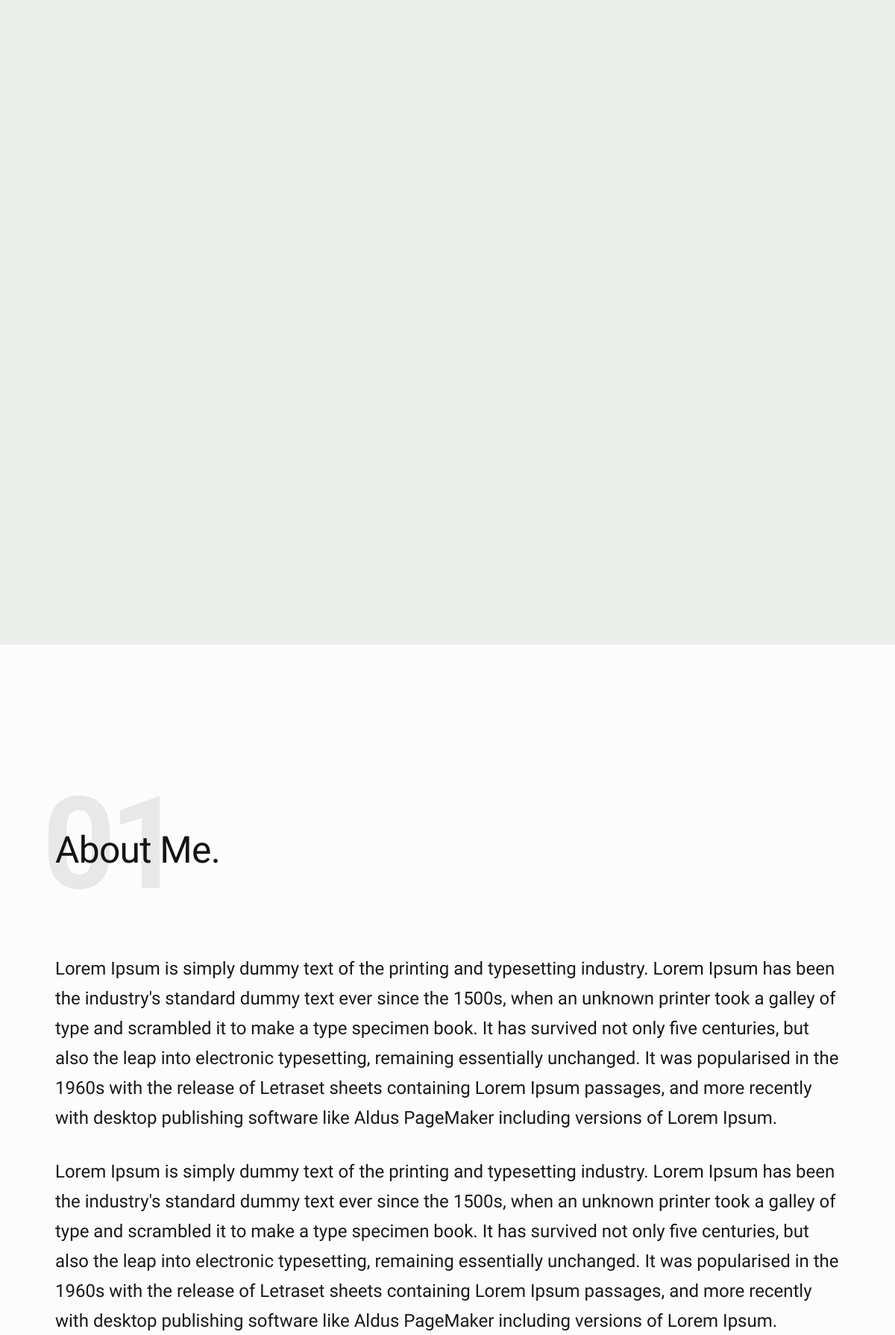
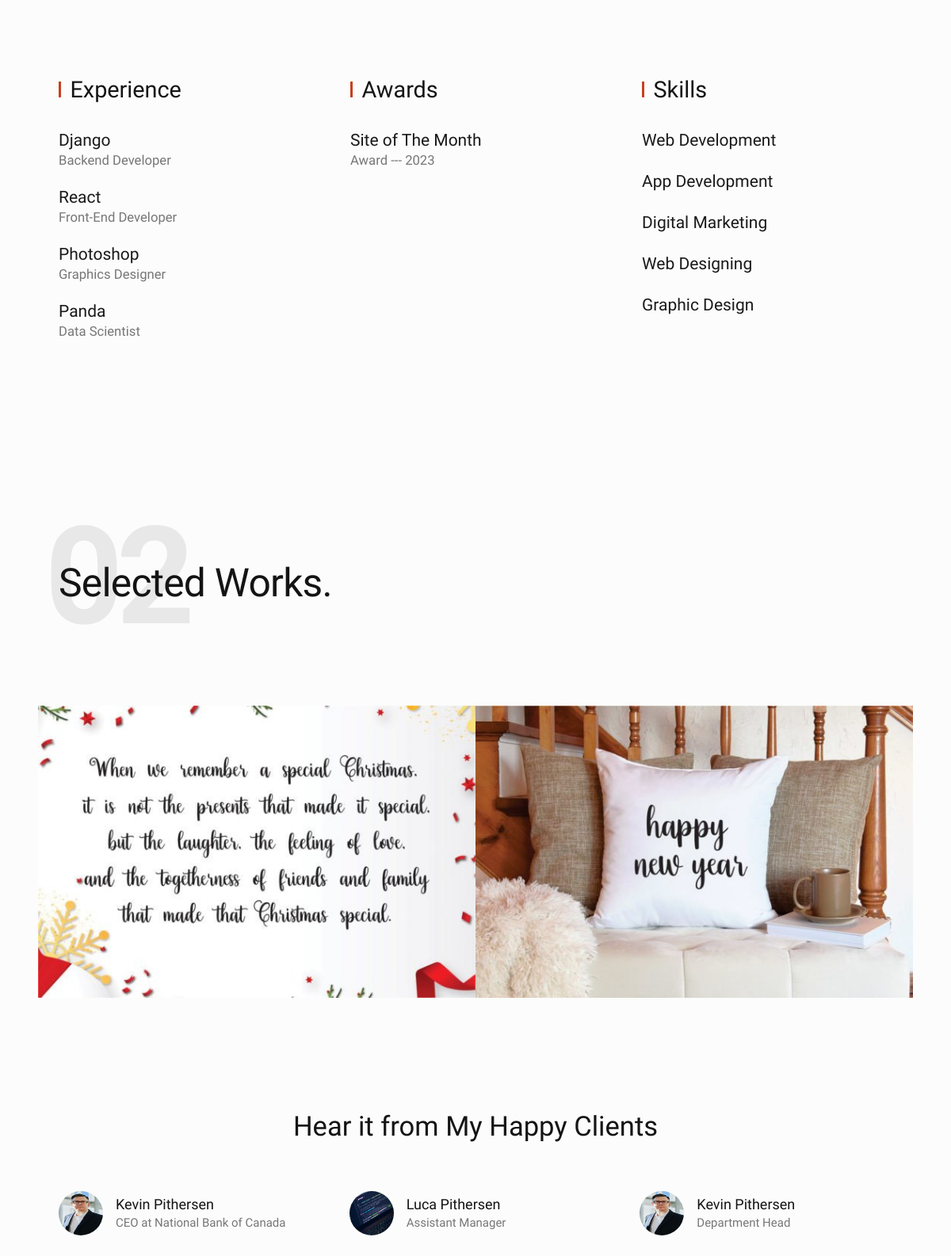
The page / (upper part) on the database its author committed (2 pictures, top to bottom).
### portfolio/models.py (models this page shows, shortened)
class SiteInfo(models.Model):
    logo = models.ImageField(upload_to='site_picture/')
    favicon = models.ImageField(upload_to='site_picture/')
    profile = models.ImageField(upload_to='site_picture/')
    name = models.CharField(max_length=50)
    title = models.CharField(max_length=50)
    work_place = models.CharField(max_length=60)
    about_description = models.TextField()
    about_description2 = models.TextField()
    costomers_no =models.CharField(max_length=20)
    costomers_desc = models.TextField()
    projects_completed = models.CharField(max_length=20)
    projects_desc = models.TextField()
    lines_of_code = models.CharField(max_length=20)
    lines_of_code_desc = models.TextField()
    feedback_no = models.CharField(max_length=20)
    feedback_desc = models.TextField()
    facebook = models.URLField(max_length=100, blank=True)
    instagram = models.URLField(max_length=100, blank=True)
    twitter = models.URLField(max_length=100, blank=True)
    dribble = models.URLField(max_length=100, blank=True)
    pintarest = models.URLField(max_length=100, blank=True)
    more_website_name = models.CharField(max_length=50)
    website_link = models.URLField(max_length=100, blank=True)
    phone_no = models.CharField(max_length=30)
    Email = models.EmailField(max_length=50)
    contact_desc = models.TextField(max_length=300)
    copyright_site_name = models.CharField(max_length=40)
    designer_name = models.CharField(max_length=50)
    designer_profile_link = models.CharField(max_length=100)

class Experience(models.Model):
    tool = models.CharField(max_length=50)
    work_title = models.CharField(max_length=50)

class Awards (models.Model):
    name = models.CharField(max_length=30)
    awards_link = models.CharField(max_length=100)
    category_and_time = models.CharField(max_length=30)

class Skill (models.Model):
    skill_name = models.CharField(max_length=50)

class Work (models.Model):
    image = models.ImageField(upload_to='work/')
    title = models.CharField(max_length=30)
    category = models.CharField(max_length=30)
    description = models.TextField(max_length=250)
    project_link = models.CharField(max_length=100)

class Testimonial(models.Model):
    image = models.ImageField(upload_to='clients/')
    client_name = models.CharField(max_length=40)
    title = models.CharField(max_length=40)
    desc = models.TextField(max_length=500)

### portfolio/views.py (the view)
# urls.py: path('',views.HomeView.as_view())
class HomeView(TemplateView):
    template_name = 'index.html'
    def get_context_data(self, **kwargs):
        context = super().get_context_data(**kwargs)
        context ['site_information'] = SiteInfo.objects.first()
        context ['experiences'] = Experience.objects.all()
        context ['skills'] = Skill.objects.all()
        context ['award'] = Awards.objects.all()
        context ['works'] = Work.objects.all()
        context ['testimonials'] = Testimonial.objects.all()
        context['mycv'] = MyCV.objects.last()
        return context

### templates/index.html (shortened to what this page needs)
<!DOCTYPE html>
<html lang="en" class="no-js" >
<head>
    {% load static %}
    <link rel="stylesheet" href="{% static 'css/vendor.css' %}">
    <link rel="stylesheet" href="{% static 'css/styles.css' %}">
</head>
<body id="top">
    <div id="page" class="s-pagewrap">
        <header class="s-header">
        </header>
        <section id="intro" class="s-intro target-section">
            <div class="row s-intro__content width-sixteen-col">
                <div class="column lg-12 s-intro__content-inner grid-block grid-16">
                    <div class="s-intro__content-text">
                    </div>
                </div>
            </div>
        </section>
        <section id="about" class="s-about target-section">
            <div class="row s-about__content">
                <div class="column xl-12">
                    <div class="section-header" data-num="01">
                        <h2 class="text-display-title">About Me.</h2>
                    </div>
                    <p class="attention-getter">
                   {{site_information.about_description}}
                    </p>
                    <p class="attention-getter">
                    {{site_information.about_description2}}
                    </p>
                    <div class="grid-list-items s-about__blocks">
                        <div class="grid-list-items__item s-about__block">
                            <h4 class="s-about__block-title">Experience</h4>
                            <ul class="s-about__list">
                                {% for experience in experiences %}
                                <li>
                                    {{experience.tool}}
                                    <span>{{experience.work_title}}</span>
                                </li>
                                {% endfor %}
                            </ul>
                        </div>
                        <div class="grid-list-items__item s-about__block">
                            <h4 class="s-about__block-title">Awards</h4>
                            <ul class="s-about__list">
                                {% for awards in award %}
                                <li>
                                    <a href="{{award.awards_link}}">
                                        {{awards.name}}
                                        <span>{{awards.category_and_time}}</span>
                                    </a>
                                </li>
                                {% endfor %}
                            </ul>
                        </div>
                        <div class="grid-list-items__item s-about__block">
                            <h4 class="s-about__block-title">Skills</h4>
                            <ul class="s-about__list">
                                {% for skill in skills %}
                                <li>
                                    {{skill.skill_name}}
                                </li>
                                {% endfor %}
                            </ul>
                        </div>
                    </div>
                </div>
            </div>
        </section>
        <section id="works" class="s-works target-section">
            <div class="row">
                <div class="column xl-12">
                    <div class="section-header" data-num="02">
                        <h2 class="text-display-title">Selected Works.</h2>
                    </div>
                </div>
            </div>
            <div class="row folio-entries">
                {% for work in works %}
                <div class="column entry">
                    <a href="{{work.image.url}}" class="entry__link glightbox" data-glightbox="title: {{work.title}}; description: .entry__desc-01">
                        <div class="entry__thumb">
                            <img src="{{work.image.url}}"  alt="">
                        </div>
                    </a>
                </div>
                {% endfor %}
            </div>
            <div class="row s-testimonials">
                <div class="column xl-12">
                    <h3 class="s-testimonials__header">Hear it from My Happy Clients</h3>
                    <div class="swiper-container s-testimonials__slider">
                        <div class="swiper-wrapper">
                            {% for testimonial in testimonials %}
                            <div class="s-testimonials__slide swiper-slide">
                                <div class="s-testimonials__author">
                                    <img src="{{testimonial.image.url}}" alt="Author image" class="s-testimonials__avatar">
                                    <cite class="s-testimonials__cite">
                                        <strong>{{testimonial.client_name}}</strong>
                                        <span>{{testimonial.title}}</span>
                                    </cite>
                                </div>
                            </div>
                            {% endfor %}
                        </div>
                    </div>
                </div>
            </div>
        </section>
    </div>
</body>
</html>

### rows shown on the page
SiteInfo: about_description "Lorem Ipsum is simply dummy text of the printing and typesetting industry. Lorem Ipsum has been the industry's standard dummy text ever since the 1500s, when an unknown printer took a galley of type and scrambled it to make a type specimen book. It has survived not only five centuries, but also the leap into electronic typesetting, remaining essentially unchanged. It was popularised in the 1960s with the release of Letraset sheets containing Lorem Ipsum passages, and more recently with desktop publishing software like Aldus PageMaker including versions of Lorem Ipsum.", about_description2 "Lorem Ipsum is simply dummy text of the printing and typesetting industry. Lorem Ipsum has been the industry's standard dummy text ever since the 1500s, when an unknown printer took a galley of type and scrambled it to make a type specimen book. It has survived not only five centuries, but also the leap into electronic typesetting, remaining essentially unchanged. It was popularised in the 1960s with the release of Letraset sheets containing Lorem Ipsum passages, and more recently with desktop publishing software like Aldus PageMaker including versions of Lorem Ipsum."
Experience: tool "Django", work_title "Backend Developer"
Experience: tool "React", work_title "Front-End Developer"
Experience: tool "Photoshop", work_title "Graphics Designer"
Experience: tool "Panda", work_title "Data Scientist"
Awards: name "Site of The Month", category_and_time "Award --- 2023"
Skill: skill_name "Web Development"
Skill: skill_name "App Development"
Skill: skill_name "Digital Marketing"
Skill: skill_name "Web Designing"
Skill: skill_name "Graphic Design"
Work: image (picture)
Work: image (picture)
Testimonial: image (picture), client_name "Kevin Pithersen", title "CEO at National Bank of Canada"
Testimonial: image (picture), client_name "Luca Pithersen", title "Assistant Manager"
Testimonial: image (picture), client_name "Kevin Pithersen", title "Department Head"
